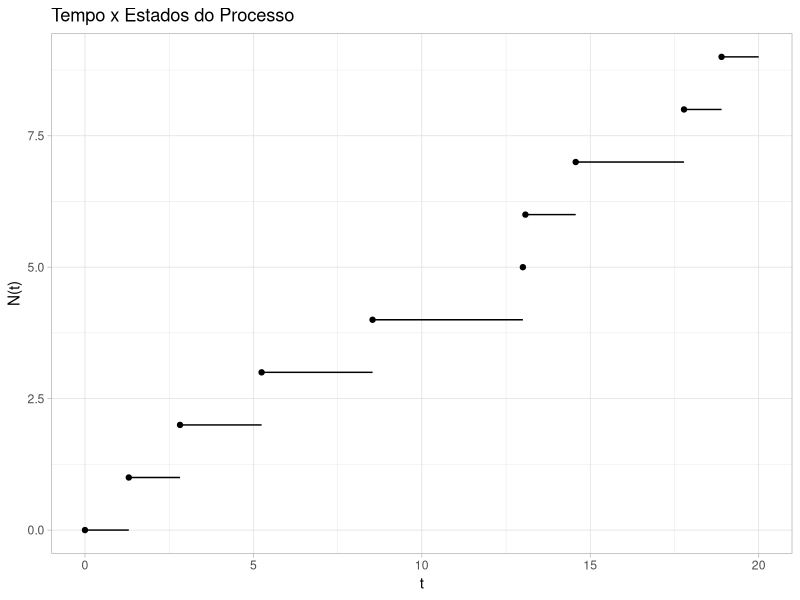
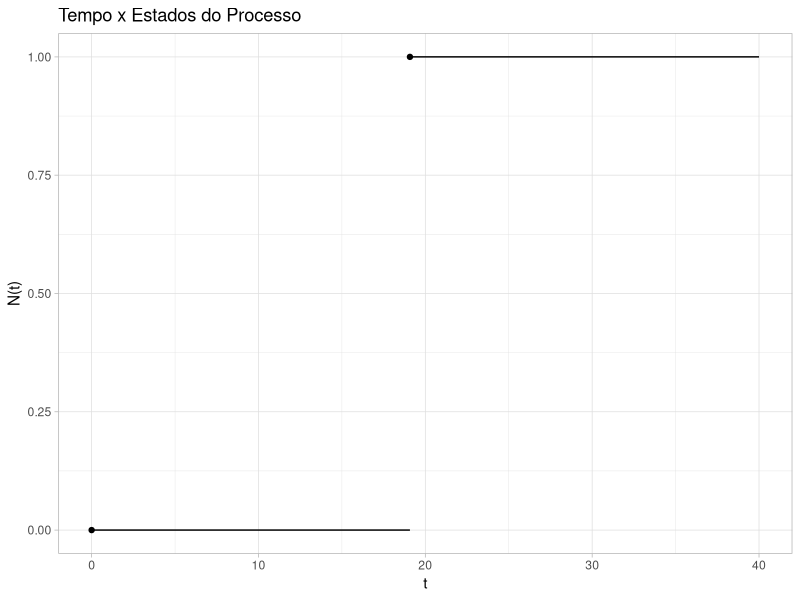
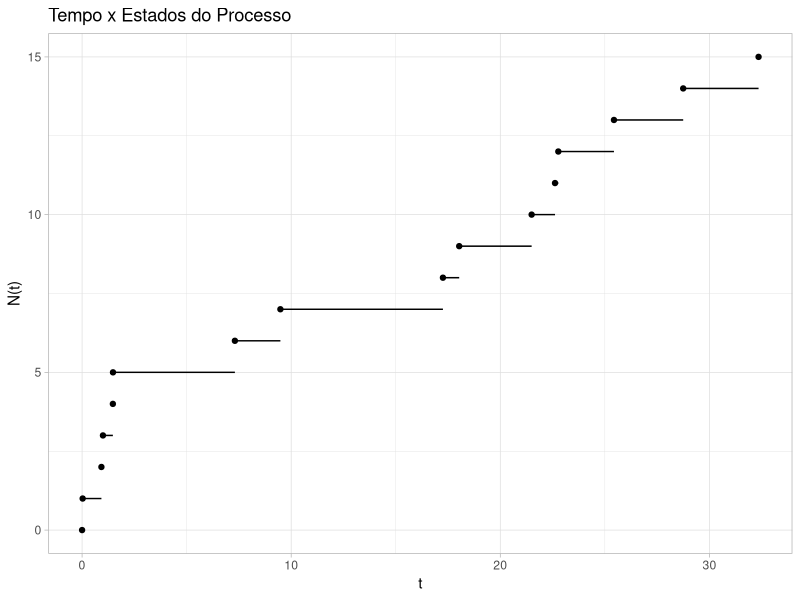
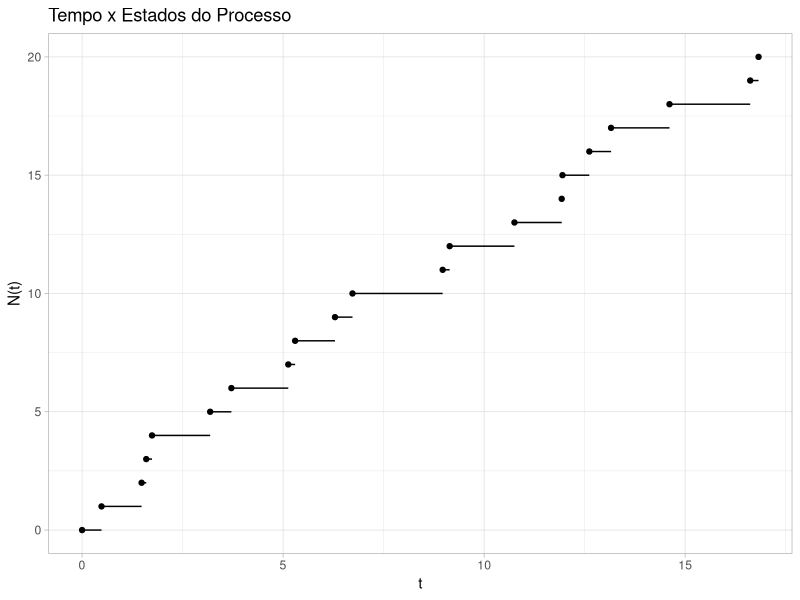
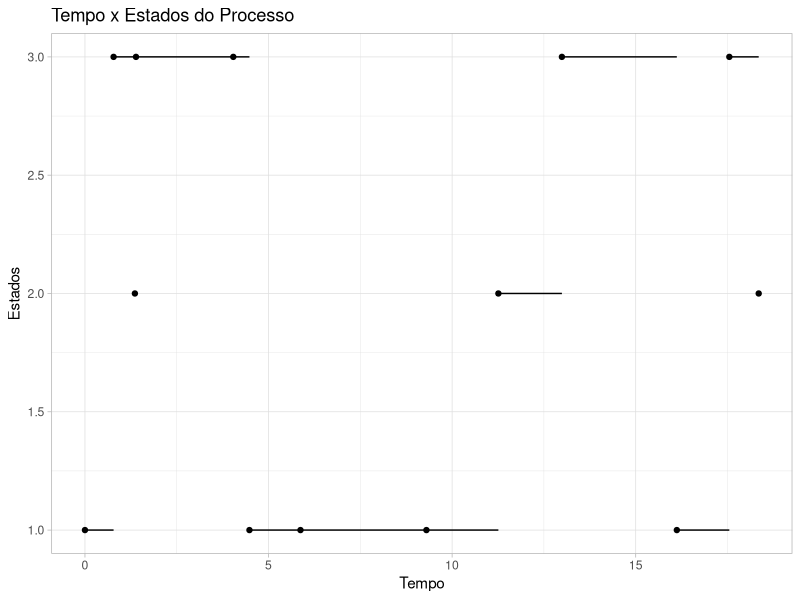
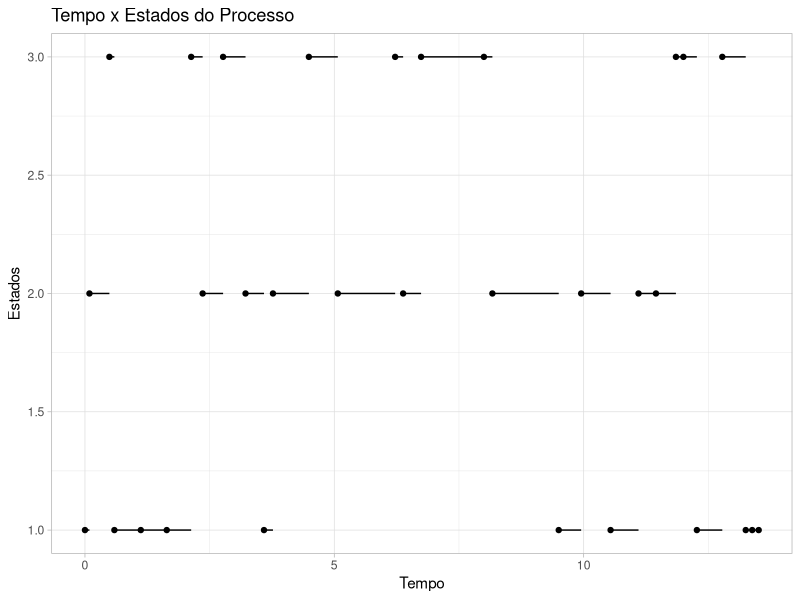
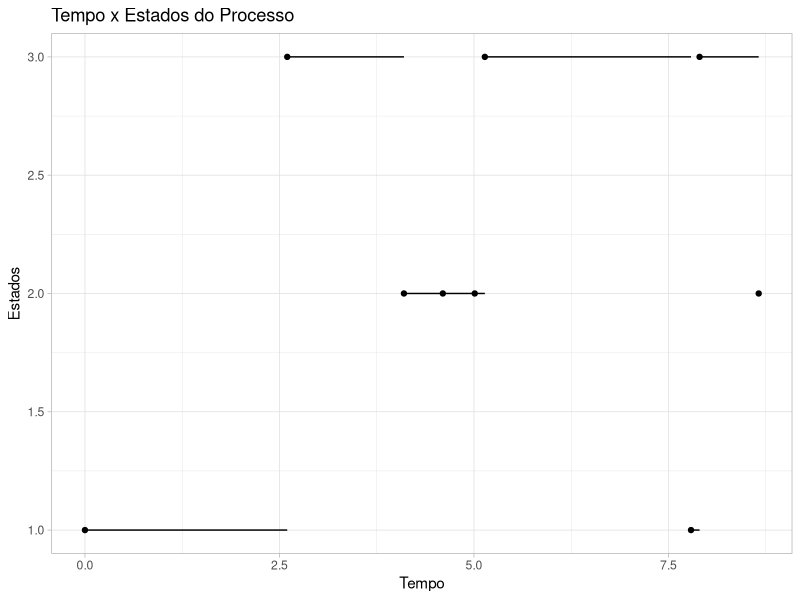
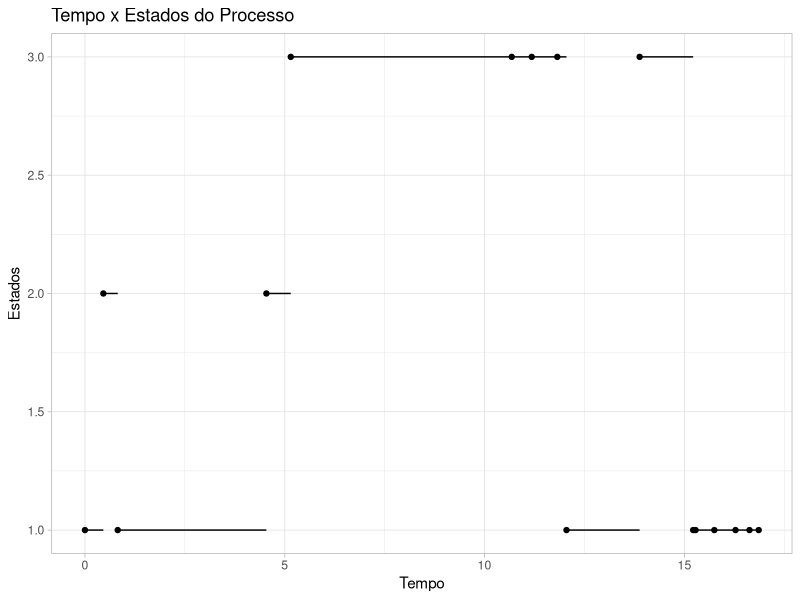

The R source for these figures, in order:
# 1) Implementar a simulação de um processo de poisson no R. Os argumentos de 
# entrada são a taxa de salto lambda e o tempo T até onde o processo será simulado. Ele
# deve retornar o número de saltos até o tempo T.

library(dplyr)
library(ggplot2)

ppoisson = function(lambda, T){
  # Vetor que armazenara os tempos entre os saltos:
  tempos_saltos = c(0)
  i = 2
  repeat{
    # Sorteio um valor da distribuicao exponencial de parametro lambda:
    tempos_saltos[i] = rexp(1, lambda)
    # O processo para quando a soma dos tempos entre os saltos for maior que T:
    if(sum(tempos_saltos) > T) break
    i = i+1
  }
  # O vetor "tempo" armazenara o tempo em que cada salto ocorreu:
  tempo = c()
  for(j in 1:length(tempos_saltos)){
    tempo[j] = sum(tempos_saltos[1:j])
  }
  # Retiro o tempo do ultimo salto para pegar o intervalo que nos interessa: [0,T]:
  cat("Numero de saltos ate o tempo", T, ":", length(tempo)-2)
  # Crio um data frame apenas para auxiliar a plotagem do gráfico:
  dataframe = data.frame(x = tempo[1:(length(tempo)-1)], y = 0:(length(tempo)-2), 
                         xend = c(tempo[2:(length(tempo)-1)], T),
                         yend = 0:(length(tempo)-2))
  # Grafico do Tempo x Estados do Processo:
  dataframe %>% ggplot(aes(x = x, y = y, yend = yend, xend = xend)) + geom_point() +
    geom_segment() + xlab("t") + ylab("N(t)") + 
    ggtitle("Tempo x Estados do Processo") + theme_light()
}

# Exemplos:

ppoisson(0.5,20)
ppoisson(0.15,40)

# 2) Implementar a simulação de um processo de poisson no R, cujos argumentos de entrada
# são a taxa de salto lambda e o número máximo de saltos N. Ele deve retornar o tempo
# gasto até observar N saltos.

poisson2 = function(lambda, N){
  # Vetor que armazenara os tempos entre os saltos:
  tempos_saltos = c(0)
  i = 2
  repeat{
    # Sorteio um valor da distribuicao exponencial de parametro lambda:
    tempos_saltos[i] = rexp(1, lambda)
    # O processo para quando a quantidade de saltos for igual a N:
    if(length(tempos_saltos) == (N+1)) break
    i = i+1
  }
  cat("Tempo gasto ate observar", N, "saltos:", round(sum(tempos_saltos),2))
  # O vetor "tempo" armazenara o tempo em que cada salto ocorreu:
  tempo = c()
  for(j in 1:length(tempos_saltos)){
    tempo[j] = sum(tempos_saltos[1:j])
  }
  # Crio um data frame apenas para auxiliar a plotagem do gráfico:
  dataframe = data.frame(x = tempo[1:length(tempo)], y = 0:(length(tempo)-1), 
                         xend = c(tempo[2:(length(tempo))], tempo[length(tempo)]),
                         yend = 0:(length(tempo)-1))
  # Grafico do Tempo x Estados do Processo:
  dataframe %>% ggplot(aes(x = x, y = y, yend = yend, xend = xend)) + geom_point() +
    geom_segment() + xlab("t") + ylab("N(t)") + 
    ggtitle("Tempo x Estados do Processo") + theme_light()
}

# Exemplos:

poisson2(0.6, 15)
poisson2(1.3, 20)

# 3) Agora definimos um conjunto finito {1,2,3} e tomamos um processo
# X_t, com X_0=1. Agora, a cada disparo, sorteamos um estado uniformemente, e o
# processo salta para aquele estado. Parece com Poisson, mas ao invés de somar +1 no 
# estado, saltamos aleatoriamente para outro estado.

# Os argumentos de entrada são a taxa de salto lambda e o número máximo de saltos N:
processo = function(lambda, N){
  # Vetor que armazenara os tempos entre os saltos:
  tempos_saltos = c(0)
  # Vetor que armazenara os estados:
  estados = c(1)
  i = 2
  repeat{
    # Sorteio um valor da distribuicao exponencial de parametro lambda:
    tempos_saltos[i] = rexp(1, lambda)
    # Sorteio o estado para qual o processo ira:
    estados[i] = sample(c(1,2,3), 1)
    # O processo para quando a quantidade de saltos for igual a N:
    if(length(tempos_saltos) == (N+1)) break
    i = i+1
  }
  # O vetor "tempo" armazenara o tempo em que cada salto ocorreu:
  tempo = c()
  for(j in 1:length(tempos_saltos)){
    tempo[j] = sum(tempos_saltos[1:j])
  }
  # Criando um data frame com os tempos dos saltos e os estados do processo:
  dataframe = data.frame("Tempos.dos.Saltos" = round(tempo,2), "Estados" = estados)
  print(dataframe)
  # Grafico do tempo x estados do processo:
  dataframe %>% ggplot(aes(x = Tempos.dos.Saltos, y = Estados, yend = Estados, 
                      xend = c(Tempos.dos.Saltos[2:nrow(dataframe)],
                               Tempos.dos.Saltos[nrow(dataframe)]))) + 
                      geom_point() + geom_segment() + xlab("Tempo") + ylab("Estados") + 
                      ggtitle("Tempo x Estados do Processo") + theme_light()
}

# Exemplos:

processo(0.5,12)
processo(2,30)

# 4) Por fim, imagine a mesma situação acima, porém, ao invés de escolher uniformemente 
# um estado, a escolha se dá de acordo com uma cadeia de Markov.

# Primeiramente construi uma funcao auxiliar que escolhe qual sera o proximo estado do 
# processo de acordo com o atual. As entradas sao a matriz de probabilidade de 
# transicao da cadeia de Markov e o estado em que se encontra o processo.

cadeia.markov = function(P, estado_anterior){
  # Matriz com as probabilidades de transicao acumuladas por linha:
  P[,2] = P[,2] + P[,1]
  P[,3] = P[,3] + P[,2]
  # Sorteio uma U(0,1):
  z = runif(1)
  # Comparo o numero sorteado com as probabilidades de transicao acumuladas:
  if(z <= P[estado_anterior,1]){
    novo_estado = 1
  } else{
    if(z > P[estado_anterior,1] & z <= P[estado_anterior,2]){
      novo_estado = 2
    } else {
      novo_estado = 3
    }
  }
  # Retorno o proximo estado do processo:
  return(novo_estado)
}

# Agora a funcao principal, cujos argumentos de entrada são a taxa de salto lambda, o
# número máximo de saltos N e a matriz de probabilidades de transicao P da cadeia de
# Markov.

processo2 = function(lambda, N, P){
  # Vetor que armazenara os tempos entre os saltos:
  tempos_saltos = c(0)
  # Vetor que armazenara os estados:
  estados = c(1)
  i = 2
  repeat{
    # Sorteio um valor da distribuicao exponencial de parametro \lambda:
    tempos_saltos[i] = rexp(1, lambda)
    # Chamo a funcao auxiliar para definir o estado para qual o processo ira:
    estados[i] = cadeia.markov(P, estados[i-1])
    # O processo para quando a quantidade de saltos for igual a N:
    if(length(tempos_saltos) == (N+1)) break
    i = i+1
  }
  # O vetor "tempo" armazenara o tempo em que cada salto ocorreu:
  tempo = c()
  for(j in 1:length(tempos_saltos)){
    tempo[j] = sum(tempos_saltos[1:j])
  }
  # Criando um data frame com os tempos dos saltos e os estados do processo:
  dataframe = data.frame("Tempos.dos.Saltos" = round(tempo,2), "Estados" = estados)
  print(dataframe)
  # Grafico do tempo x estados do processo:
  dataframe %>% ggplot(aes(x = Tempos.dos.Saltos, y = Estados, yend = Estados, 
                      xend = c(Tempos.dos.Saltos[2:nrow(dataframe)],
                               Tempos.dos.Saltos[nrow(dataframe)]))) + 
                      geom_point() + geom_segment() + xlab("Tempo") + ylab("Estados") + 
                      ggtitle("Tempo x Estados do Processo") + theme_light()
}

# Exemplos:

m = matrix(c(0.1,0.2,0.7,0.3,0.4,0.3,0.5,0.4,0.1), nrow = 3, ncol = 3, byrow = T)
processo2(1,8,m)

M = matrix(c(0.6,0.2,0.2,0.4,0.4,0.2,0.3,0.3,0.4), nrow = 3, ncol = 3, byrow = T)
processo2(0.8,15,M)
